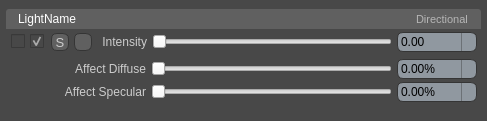
<?xml version="1.0" encoding="UTF-8"?>
<ui version="4.0">
 <class>Form</class>
 <widget class="QWidget" name="Form">
  <property name="geometry">
   <rect>
    <x>0</x>
    <y>0</y>
    <width>487</width>
    <height>117</height>
   </rect>
  </property>
  <property name="sizePolicy">
   <sizepolicy hsizetype="Preferred" vsizetype="Minimum">
    <horstretch>1</horstretch>
    <verstretch>0</verstretch>
   </sizepolicy>
  </property>
  <property name="windowTitle">
   <string>Form</string>
  </property>
  <property name="styleSheet">
   <string notr="true">QWidget
{
  dialogbuttonbox-buttons-have-icons: 0;
  combobox-popup: 1;
  tabbar-prefer-no-arrows: true;
  color: #cccccc;
  background-color: #484848;
}










</string>
  </property>
  <layout class="QGridLayout" name="gridLayout_3">
   <property name="verticalSpacing">
    <number>2</number>
   </property>
   <property name="margin">
    <number>0</number>
   </property>
   <item row="0" column="0">
    <widget class="QGroupBox" name="propertiesGroup">
     <property name="styleSheet">
      <string notr="true">QGroupBox {
background-color: #484848;
border: none;
}

QGroupBox[state=&quot;solor&quot;] {
border: 1px solid orange;
}

QSpinBox, QDoubleSpinBox
{
  spinbox-click-autorepeat-rate: 100000;
  background-color: #9098a0;
  color: #000000;
  padding: 1px;
  padding-right: 12px;
  border-style: solid;
  border: 1px solid #353535;
  border-radius: 6px;
}

QSpinBox:disabled, QDoubleSpinBox:disabled
{
  background-color: #414141;
  color: #666666;
}

QSpinBox::up-button, QDoubleSpinBox::up-button {
  subcontrol-origin: border;
  subcontrol-position: center right;

  height: 18px;
  width: 6px;
  left: -3px;
  border-width: 0px;
}

QSpinBox::down-button, QDoubleSpinBox::down-button {
  subcontrol-origin: border;
  subcontrol-position: center right;

  height: 18px;
  width: 6px;
  left: -9px;
  border-width: 0px;
  border-left: 1px solid #6c7176;
}

QSpinBox::up-arrow, QDoubleSpinBox::up-arrow {
  image: url(SpinBoxRightArrow.png) 1;
  width: 6px;
  height: 9px;
}

QSpinBox::down-arrow, QDoubleSpinBox::down-arrow {
  image: url(SpinBoxLeftArrow.png) 1;
  width: 4px;
  height: 7px;
}
</string>
     </property>
     <property name="title">
      <string/>
     </property>
     <property name="checkable">
      <bool>false</bool>
     </property>
     <layout class="QGridLayout" name="gridLayout_2">
      <property name="leftMargin">
       <number>3</number>
      </property>
      <property name="topMargin">
       <number>3</number>
      </property>
      <property name="rightMargin">
       <number>3</number>
      </property>
      <property name="bottomMargin">
       <number>12</number>
      </property>
      <property name="verticalSpacing">
       <number>3</number>
      </property>
      <item row="2" column="0">
       <widget class="QWidget" name="optionsWidget" native="true">
        <property name="sizePolicy">
         <sizepolicy hsizetype="Expanding" vsizetype="Preferred">
          <horstretch>0</horstretch>
          <verstretch>0</verstretch>
         </sizepolicy>
        </property>
        <property name="styleSheet">
         <string notr="true"/>
        </property>
        <layout class="QGridLayout" name="gridLayout">
         <property name="leftMargin">
          <number>3</number>
         </property>
         <property name="topMargin">
          <number>4</number>
         </property>
         <property name="rightMargin">
          <number>4</number>
         </property>
         <property name="bottomMargin">
          <number>4</number>
         </property>
         <property name="horizontalSpacing">
          <number>5</number>
         </property>
         <property name="verticalSpacing">
          <number>3</number>
         </property>
         <item row="0" column="1">
          <widget class="QSlider" name="diffuseSlider">
           <property name="focusPolicy">
            <enum>Qt::NoFocus</enum>
           </property>
           <property name="styleSheet">
            <string notr="true">background: none;</string>
           </property>
           <property name="maximum">
            <number>1000</number>
           </property>
           <property name="value">
            <number>0</number>
           </property>
           <property name="orientation">
            <enum>Qt::Horizontal</enum>
           </property>
          </widget>
         </item>
         <item row="1" column="1">
          <widget class="QSlider" name="specularSlider">
           <property name="focusPolicy">
            <enum>Qt::NoFocus</enum>
           </property>
           <property name="styleSheet">
            <string notr="true">background: none;</string>
           </property>
           <property name="maximum">
            <number>1000</number>
           </property>
           <property name="value">
            <number>0</number>
           </property>
           <property name="orientation">
            <enum>Qt::Horizontal</enum>
           </property>
          </widget>
         </item>
         <item row="1" column="0">
          <widget class="QLabel" name="specularLabel">
           <property name="sizePolicy">
            <sizepolicy hsizetype="Fixed" vsizetype="Preferred">
             <horstretch>0</horstretch>
             <verstretch>0</verstretch>
            </sizepolicy>
           </property>
           <property name="minimumSize">
            <size>
             <width>137</width>
             <height>0</height>
            </size>
           </property>
           <property name="maximumSize">
            <size>
             <width>137</width>
             <height>16777215</height>
            </size>
           </property>
           <property name="styleSheet">
            <string notr="true">background: none;</string>
           </property>
           <property name="text">
            <string>Affect Specular</string>
           </property>
           <property name="alignment">
            <set>Qt::AlignRight|Qt::AlignTrailing|Qt::AlignVCenter</set>
           </property>
          </widget>
         </item>
         <item row="0" column="0">
          <widget class="QLabel" name="diffuseLabel">
           <property name="sizePolicy">
            <sizepolicy hsizetype="Fixed" vsizetype="Preferred">
             <horstretch>0</horstretch>
             <verstretch>0</verstretch>
            </sizepolicy>
           </property>
           <property name="minimumSize">
            <size>
             <width>137</width>
             <height>0</height>
            </size>
           </property>
           <property name="maximumSize">
            <size>
             <width>137</width>
             <height>16777215</height>
            </size>
           </property>
           <property name="styleSheet">
            <string notr="true">background: none;</string>
           </property>
           <property name="text">
            <string>Affect Diffuse</string>
           </property>
           <property name="alignment">
            <set>Qt::AlignRight|Qt::AlignTrailing|Qt::AlignVCenter</set>
           </property>
          </widget>
         </item>
         <item row="1" column="2">
          <widget class="QDoubleSpinBox" name="specularSpinBox">
           <property name="sizePolicy">
            <sizepolicy hsizetype="Fixed" vsizetype="Fixed">
             <horstretch>0</horstretch>
             <verstretch>0</verstretch>
            </sizepolicy>
           </property>
           <property name="minimumSize">
            <size>
             <width>80</width>
             <height>0</height>
            </size>
           </property>
           <property name="maximumSize">
            <size>
             <width>80</width>
             <height>16777215</height>
            </size>
           </property>
           <property name="suffix">
            <string>%</string>
           </property>
           <property name="maximum">
            <double>1000.000000000000000</double>
           </property>
          </widget>
         </item>
         <item row="0" column="2">
          <widget class="QDoubleSpinBox" name="diffuseSpinBox">
           <property name="sizePolicy">
            <sizepolicy hsizetype="Fixed" vsizetype="Fixed">
             <horstretch>0</horstretch>
             <verstretch>0</verstretch>
            </sizepolicy>
           </property>
           <property name="minimumSize">
            <size>
             <width>80</width>
             <height>0</height>
            </size>
           </property>
           <property name="maximumSize">
            <size>
             <width>80</width>
             <height>16777215</height>
            </size>
           </property>
           <property name="suffix">
            <string>%</string>
           </property>
           <property name="maximum">
            <double>1000.000000000000000</double>
           </property>
          </widget>
         </item>
        </layout>
       </widget>
      </item>
      <item row="1" column="0">
       <layout class="QHBoxLayout" name="horizontalLayout">
        <property name="spacing">
         <number>5</number>
        </property>
        <property name="leftMargin">
         <number>5</number>
        </property>
        <property name="rightMargin">
         <number>4</number>
        </property>
        <item>
         <widget class="QCheckBox" name="optionsCheckbox">
          <property name="text">
           <string/>
          </property>
         </widget>
        </item>
        <item>
         <widget class="QCheckBox" name="lightEnabledCheckbox">
          <property name="sizePolicy">
           <sizepolicy hsizetype="Fixed" vsizetype="Fixed">
            <horstretch>0</horstretch>
            <verstretch>0</verstretch>
           </sizepolicy>
          </property>
          <property name="minimumSize">
           <size>
            <width>16</width>
            <height>0</height>
           </size>
          </property>
          <property name="maximumSize">
           <size>
            <width>16</width>
            <height>16777215</height>
           </size>
          </property>
          <property name="focusPolicy">
           <enum>Qt::NoFocus</enum>
          </property>
          <property name="text">
           <string/>
          </property>
          <property name="checked">
           <bool>true</bool>
          </property>
          <property name="tristate">
           <bool>false</bool>
          </property>
         </widget>
        </item>
        <item>
         <widget class="QPushButton" name="lightSoloButton">
          <property name="sizePolicy">
           <sizepolicy hsizetype="Fixed" vsizetype="Fixed">
            <horstretch>0</horstretch>
            <verstretch>0</verstretch>
           </sizepolicy>
          </property>
          <property name="minimumSize">
           <size>
            <width>18</width>
            <height>18</height>
           </size>
          </property>
          <property name="maximumSize">
           <size>
            <width>18</width>
            <height>18</height>
           </size>
          </property>
          <property name="font">
           <font>
            <family>MS Shell Dlg 2</family>
            <pointsize>10</pointsize>
           </font>
          </property>
          <property name="focusPolicy">
           <enum>Qt::NoFocus</enum>
          </property>
          <property name="styleSheet">
           <string notr="true">QPushButton
{
  icon-size: 12px;
  background-color: #606060;
  border-width: 1px;
  border-color: #353535;
  border-style: solid;
  border-radius: 6px;
  padding: 1px;
  padding-left: 12px;
  padding-right: 12px;
}



QPushButton:checked
{
  icon-size: 12px;
  background-color: #f49c1c;
  color: black;

}</string>
          </property>
          <property name="text">
           <string>S</string>
          </property>
          <property name="iconSize">
           <size>
            <width>18</width>
            <height>18</height>
           </size>
          </property>
          <property name="checkable">
           <bool>true</bool>
          </property>
          <property name="checked">
           <bool>false</bool>
          </property>
         </widget>
        </item>
        <item>
         <widget class="QPushButton" name="colorPickButton">
          <property name="sizePolicy">
           <sizepolicy hsizetype="Fixed" vsizetype="Fixed">
            <horstretch>0</horstretch>
            <verstretch>0</verstretch>
           </sizepolicy>
          </property>
          <property name="minimumSize">
           <size>
            <width>18</width>
            <height>18</height>
           </size>
          </property>
          <property name="maximumSize">
           <size>
            <width>18</width>
            <height>18</height>
           </size>
          </property>
          <property name="font">
           <font>
            <family>MS Shell Dlg 2</family>
            <pointsize>10</pointsize>
           </font>
          </property>
          <property name="focusPolicy">
           <enum>Qt::NoFocus</enum>
          </property>
          <property name="styleSheet">
           <string notr="true">QPushButton
{
  icon-size: 12px;
  background-color: #606060;
  border-width: 1px;
  border-color: #353535;
  border-style: solid;
  border-radius: 6px;
  padding: 1px;
  padding-left: 1px;
  padding-right: 1px;
}

QPushButton:checked
{
  icon-size: 12px;
  background-color: #f49c1c;
  color: black;
  border-width: 1px;
  border-color: #353535;
  border-style: solid;
  border-radius: 6px;
  padding: 1px;
  padding-left: 1px;
  padding-right: 1px;
}</string>
          </property>
          <property name="text">
           <string/>
          </property>
          <property name="iconSize">
           <size>
            <width>18</width>
            <height>18</height>
           </size>
          </property>
          <property name="checkable">
           <bool>false</bool>
          </property>
          <property name="checked">
           <bool>false</bool>
          </property>
         </widget>
        </item>
        <item>
         <widget class="QLabel" name="intensityLabel">
          <property name="sizePolicy">
           <sizepolicy hsizetype="Fixed" vsizetype="Preferred">
            <horstretch>0</horstretch>
            <verstretch>0</verstretch>
           </sizepolicy>
          </property>
          <property name="minimumSize">
           <size>
            <width>50</width>
            <height>0</height>
           </size>
          </property>
          <property name="maximumSize">
           <size>
            <width>50</width>
            <height>16777215</height>
           </size>
          </property>
          <property name="styleSheet">
           <string notr="true">background: none;</string>
          </property>
          <property name="text">
           <string>Intensity</string>
          </property>
          <property name="alignment">
           <set>Qt::AlignRight|Qt::AlignTrailing|Qt::AlignVCenter</set>
          </property>
         </widget>
        </item>
        <item>
         <widget class="QSlider" name="intensitySlider">
          <property name="focusPolicy">
           <enum>Qt::NoFocus</enum>
          </property>
          <property name="styleSheet">
           <string notr="true">background: none;</string>
          </property>
          <property name="maximum">
           <number>100</number>
          </property>
          <property name="value">
           <number>0</number>
          </property>
          <property name="orientation">
           <enum>Qt::Horizontal</enum>
          </property>
          <property name="invertedAppearance">
           <bool>false</bool>
          </property>
          <property name="invertedControls">
           <bool>false</bool>
          </property>
          <property name="tickPosition">
           <enum>QSlider::NoTicks</enum>
          </property>
          <property name="tickInterval">
           <number>0</number>
          </property>
         </widget>
        </item>
        <item>
         <widget class="QDoubleSpinBox" name="intensitySpinBox">
          <property name="sizePolicy">
           <sizepolicy hsizetype="Fixed" vsizetype="Fixed">
            <horstretch>0</horstretch>
            <verstretch>0</verstretch>
           </sizepolicy>
          </property>
          <property name="minimumSize">
           <size>
            <width>80</width>
            <height>0</height>
           </size>
          </property>
          <property name="maximumSize">
           <size>
            <width>80</width>
            <height>16777215</height>
           </size>
          </property>
          <property name="maximum">
           <double>100000.000000000000000</double>
          </property>
         </widget>
        </item>
       </layout>
      </item>
      <item row="0" column="0">
       <layout class="QHBoxLayout" name="horizontalLayout_2">
        <property name="spacing">
         <number>0</number>
        </property>
        <item>
         <widget class="QLineEdit" name="lightNameLineEdit">
          <property name="sizePolicy">
           <sizepolicy hsizetype="Expanding" vsizetype="Fixed">
            <horstretch>0</horstretch>
            <verstretch>0</verstretch>
           </sizepolicy>
          </property>
          <property name="minimumSize">
           <size>
            <width>0</width>
            <height>20</height>
           </size>
          </property>
          <property name="maximumSize">
           <size>
            <width>16777215</width>
            <height>20</height>
           </size>
          </property>
          <property name="focusPolicy">
           <enum>Qt::ClickFocus</enum>
          </property>
          <property name="styleSheet">
           <string notr="true">QLineEdit{
background-color: #606060;
color: white;
border-top-left-radius: 3px;
border-top-right-radius: 0px;
border-bottom-right-radius: 0px;
border-bottom-left-radius: 0px;
border: none;
padding-left: 10px;
}</string>
          </property>
          <property name="inputMethodHints">
           <set>Qt::ImhNone</set>
          </property>
          <property name="text">
           <string>LightName</string>
          </property>
          <property name="readOnly">
           <bool>false</bool>
          </property>
         </widget>
        </item>
        <item>
         <widget class="QLabel" name="identContainer">
          <property name="sizePolicy">
           <sizepolicy hsizetype="Preferred" vsizetype="Fixed">
            <horstretch>0</horstretch>
            <verstretch>0</verstretch>
           </sizepolicy>
          </property>
          <property name="minimumSize">
           <size>
            <width>0</width>
            <height>20</height>
           </size>
          </property>
          <property name="maximumSize">
           <size>
            <width>16777215</width>
            <height>20</height>
           </size>
          </property>
          <property name="font">
           <font>
            <pointsize>7</pointsize>
            <italic>true</italic>
           </font>
          </property>
          <property name="styleSheet">
           <string notr="true">QLabel{
background-color: #606060;
color: #606060;
border-radius: 0px;
padding-right: 10px;
}</string>
          </property>
          <property name="text">
           <string>.</string>
          </property>
         </widget>
        </item>
        <item>
         <widget class="QLabel" name="rowContainer">
          <property name="sizePolicy">
           <sizepolicy hsizetype="Preferred" vsizetype="Fixed">
            <horstretch>0</horstretch>
            <verstretch>0</verstretch>
           </sizepolicy>
          </property>
          <property name="minimumSize">
           <size>
            <width>0</width>
            <height>20</height>
           </size>
          </property>
          <property name="maximumSize">
           <size>
            <width>16777215</width>
            <height>20</height>
           </size>
          </property>
          <property name="font">
           <font>
            <pointsize>7</pointsize>
            <italic>true</italic>
           </font>
          </property>
          <property name="styleSheet">
           <string notr="true">QLabel{
background-color: #606060;
color: #606060;
border-radius: 0px;
padding-right: 10px;
}</string>
          </property>
          <property name="text">
           <string>.</string>
          </property>
         </widget>
        </item>
        <item>
         <widget class="QLabel" name="lightTypeLabel">
          <property name="sizePolicy">
           <sizepolicy hsizetype="Preferred" vsizetype="Fixed">
            <horstretch>0</horstretch>
            <verstretch>0</verstretch>
           </sizepolicy>
          </property>
          <property name="minimumSize">
           <size>
            <width>0</width>
            <height>20</height>
           </size>
          </property>
          <property name="maximumSize">
           <size>
            <width>16777215</width>
            <height>20</height>
           </size>
          </property>
          <property name="font">
           <font>
            <family>MS Shell Dlg 2</family>
            <pointsize>8</pointsize>
            <italic>false</italic>
           </font>
          </property>
          <property name="styleSheet">
           <string notr="true">QLabel{
background-color: #606060;
color: #B5B5B5;
border-top-right-radius:3px;
border-top-left-radius: 0px;
border-bottom-right-radius: 0px;
border-bottom-left-radius: 0px;
padding-right: 10px;
}</string>
          </property>
          <property name="text">
           <string>Directional</string>
          </property>
         </widget>
        </item>
       </layout>
      </item>
     </layout>
    </widget>
   </item>
  </layout>
 </widget>
 <resources/>
 <connections/>
</ui>
